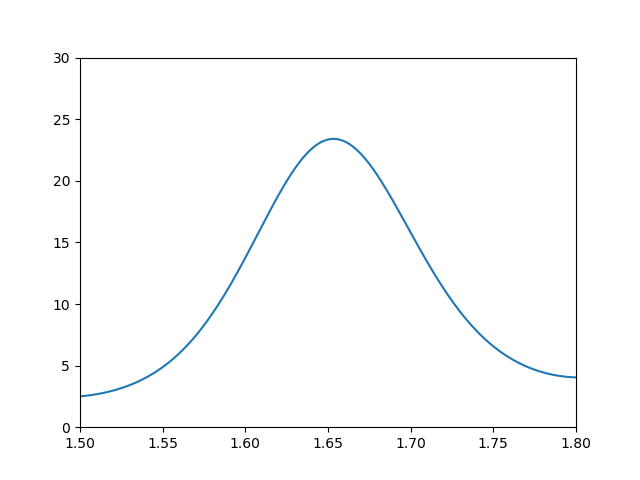

Write the Python code that produced this figure.
import pylab

t = pylab.linspace(0, 2, 1000)
f = t * pylab.exp(t + pylab.sin(20*t))
pylab.plot(t, f)
pylab.xlim(1.5,1.8)
pylab.ylim(0,30)
pylab.savefig('texptsint.png')
